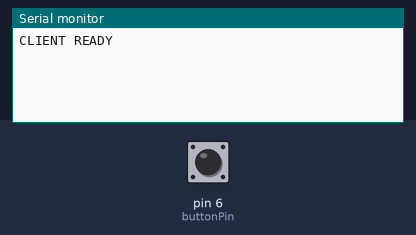
The sketch below on a simulated Arduino Uno, built with avr-gcc and run on an emulated ATmega328P. On the bench: the last lines printed to the serial monitor. The test bench sets the inputs (shaded band); at power-on: pin 6 (buttonPin) HIGH. WiFi joins after 1.5 s; servers stay silent unless stated.

Above: at 3.2 s.
3.3 s: pin 6 (buttonPin) pulled LOW for 0.15 s
At 4.7 s:
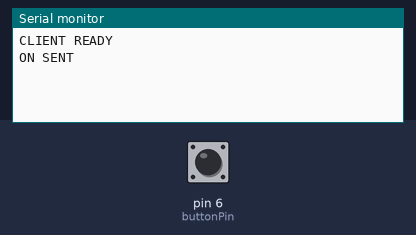
5.0 s: pin 6 (buttonPin) pulled LOW for 1 s
At 6.0 s:
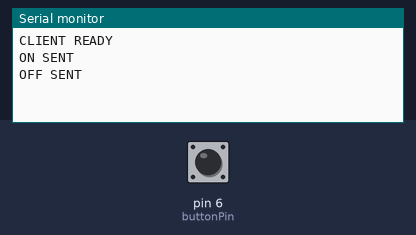

Measured:
- after the input at 3.3 s, the serial monitor: prints a new line after 0.20 s (image 1)
- after the input at 5.0 s, the serial monitor: prints a new line after 0.20 s (image 2)

The sketch:

Switch_Node.ino
```cpp
#include <SPI.h>
#include <Ethernet.h>
byte mac[] = {0xDE,0xAD,0xBE,0xEF,0xFE,0x02};
IPAddress ip(192,168,1,11);
IPAddress serverIP(192,168,1,10);
const int buttonPin = 6;
bool ledState = false;
int lastButtonState = HIGH;
void setup()
{
  pinMode(buttonPin, INPUT_PULLUP);
  Serial.begin(9600);
  Ethernet.begin(mac, ip);
  delay(2000);
  Serial.println("CLIENT READY");
}
void loop()
{
  int currentButtonState = digitalRead(buttonPin);
  if(lastButtonState == HIGH &&
     currentButtonState == LOW)
  {
    ledState = !ledState;
    EthernetClient client;
    if(client.connect(serverIP, 80))
    {
      if(ledState)
      {
        client.println("ON");
        Serial.println("ON SENT");
      }
      else
      {
        client.println("OFF");
        Serial.println("OFF SENT");
      }
      delay(100);
      client.stop();
    }
    else
    {
      Serial.println("CONNECTION FAILED");
    }
    delay(300);
  }
  lastButtonState = currentButtonState;
}
```
